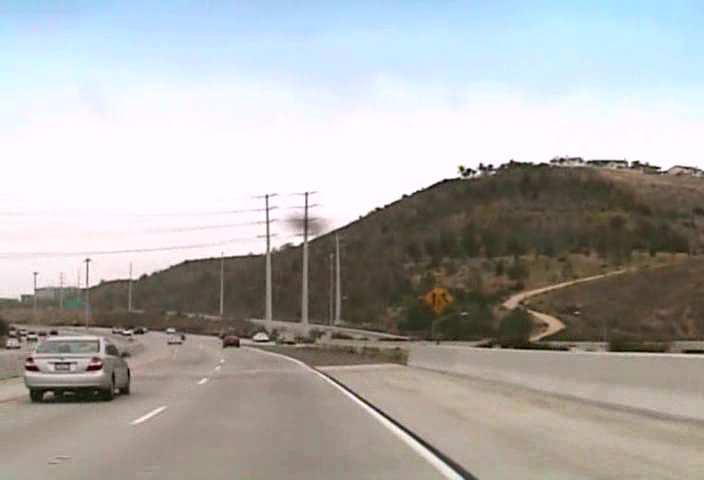
#> input picture all_eligible_signs/addedLane_1323821747.avi_image7.png, 704 x 480 px; its folder holds only this picture in this run
$ python dataset-cleanup.py   (older library calls are emulated)
#> lines starting #> are read from the running program, lines starting #| are printed output that depends on the picture; after the words box and inside, x2 and y2 are one past the last pixel; in counts of white or black regions, pixels touching at a corner belong together
#> further down, im is the input picture: shape (480, 704, 3); mean B, G, R 170.6, 172.9, 173.8
import cv2
import numpy as np
import os
from os.path import join
"""
    This is a one-time use script used to clean up our data
    set by filtering out images with poor performance.
    If an image has more than 7 bounding boxes, it puts it into
    a directory titled "bad-data", if it has less than 7
    bounding boxes, the image is shown with the contours to the
    user to be manually decided if it should remain as good
    data.  These images will be placed in a directory titled
    "good-data" lolz
"""
home_path = os.getcwd()
images_path = os.path.join(home_path, 'all_eligible_signs')

rejected = False

def brighten(im):
    im = np.float32(im)
    maxIntensity = 255.0
    x = np.arange(maxIntensity)
    phi = 1
    theta = 1
    out = (maxIntensity/phi)*(im/(maxIntensity/theta))*0.85
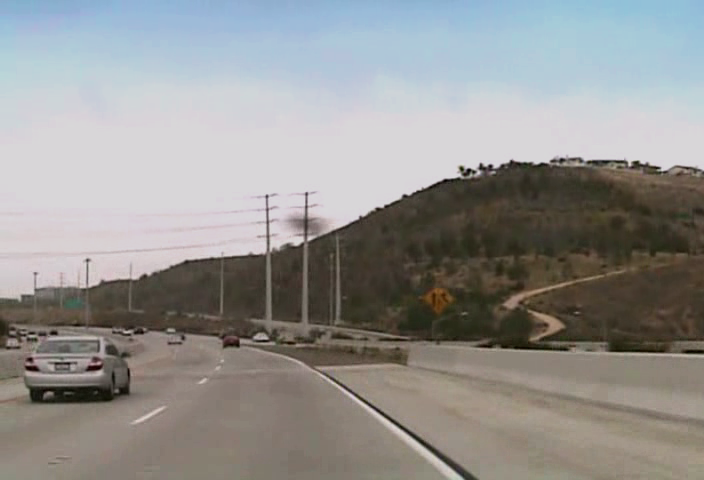
#> out: shape (480, 704, 3) float32; mean B, G, R 144.9, 146.9, 147.7
    out= np.uint8(out)
    return out

index = 0
for i in os.listdir(images_path):
    im = cv2.imread(os.path.join(images_path, i))
    if im is not None:
        image = im.copy()
        index += 1
        #run segmentation code
        image = brighten(image)

        lab = cv2.cvtColor(image, cv2.COLOR_BGR2LAB)
#> lab: shape (480, 704, 3); mean of channels 0, 1, 2 152.8, 128.3, 129.8
        lab[:, :, 0] = cv2.equalizeHist(lab[:, :, 0])
#> lab: shape (480, 704, 3); mean of channels 0, 1, 2 130, 128.3, 129.8
        clahe1 = cv2.createCLAHE(clipLimit=2.0, tileGridSize=(6, 6))
        clahe2 = cv2.createCLAHE(clipLimit=2.0, tileGridSize=(65, 65))
        lab[:, :, 0] = clahe2.apply(lab[:, :, 0])
#> lab: shape (480, 704, 3); mean of channels 0, 1, 2 146.4, 128.3, 129.8
        image = cv2.cvtColor(lab, cv2.COLOR_LAB2BGR)
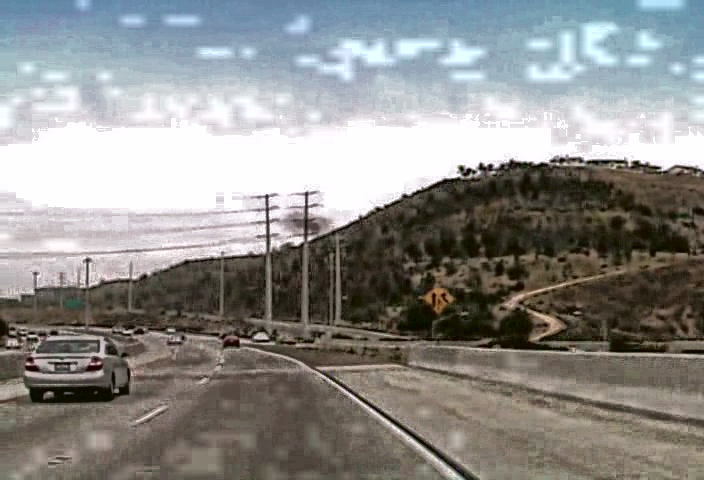
#> image: shape (480, 704, 3); mean B, G, R 138.8, 141.1, 141.7
        # im = global_contrast_normalization(im, 1, 10, 0.0000000001)
        hsv = cv2.cvtColor(image, cv2.COLOR_BGR2HSV)
#> hsv: shape (480, 704, 3); mean H, S, V 66.6, 53.1, 150.6

        hsv[:,:,1] = cv2.equalizeHist(hsv[:,:,1])
#> hsv: shape (480, 704, 3); mean H, S, V 66.6, 129.8, 150.6
        hsv[:, :, 1] = clahe1.apply(hsv[:,:,1])
#> hsv: shape (480, 704, 3); mean H, S, V 66.6, 119.5, 150.6
        image = cv2.cvtColor(hsv, cv2.COLOR_HSV2BGR)

        hsv_colors = {
            "yellow": ((np.array([18, 165, 25]), np.array([29, 255, 255]))),
            "red": ((np.array([0, 135, 0]), np.array([10, 255, 255])),
                    (np.array([169, 125, 0]), np.array([180, 255, 255])))
        }

        potential_signs = []
        for key, colors in hsv_colors.items():


            if key == "red":
                mask0 = cv2.inRange(hsv, colors[0][0], colors[0][1])
                mask1 = cv2.inRange(hsv, colors[1][0], colors[1][1])
                mask = mask0 + mask1
            else:
                mask = cv2.inRange(hsv, colors[0], colors[1])

            out = cv2.bitwise_and(image, image, mask=mask)
            blur = cv2.blur(out, (5, 5), 0)
            imgray = cv2.cvtColor(blur, cv2.COLOR_BGR2GRAY)
            ret, thresh = cv2.threshold(imgray, 0, 255, cv2.THRESH_OTSU)

            heir, contours, _ = cv2.findContours(thresh, cv2.RETR_EXTERNAL, cv2.CHAIN_APPROX_SIMPLE)


            for i, cnt in enumerate(contours):
                area = cv2.contourArea(cnt)

                if int(area) > 0:
                    epsilon = 0.000000000000000001 * cv2.arcLength(cnt, True)
                    approx = cv2.approxPolyDP(cnt, epsilon, True)
                    # [4 lines of commented-out code are left out]
                    if 150 < area < 3000:
                        x, y, w, h = cv2.boundingRect(cnt)
                        if key == "red":
                            cv2.rectangle(image, (x, y), (x + w, y + h), (0, 0, 255), 2)
                        else:
                            cv2.rectangle(image, (x, y), (x + w, y + h), (255,255,0), 2)
                        # potential_signs.append(np.array([x, y, w, h]))
                        potential_signs.append(image[y:(y + h), x:(x + w)])

            if len(potential_signs) > 30 or len(potential_signs) == 0:
                cv2.imwrite(home_path + '\\bad-data\\' + str(index) + ".jpg", im)
                cv2.destroyAllWindows()
                rejected = True
                break
#> this loop made 1 pass
#> ret on pass 1: 14
#> pass 1, `mask = cv2.inRange(hsv, colors[0], colors[1])`:
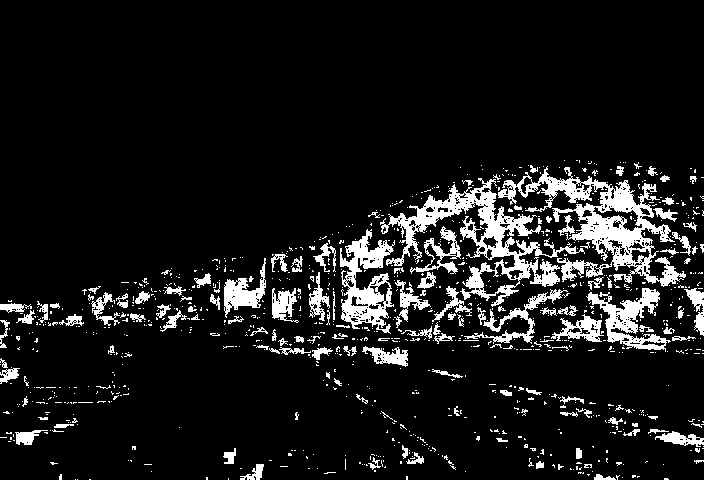
#> mask: shape (480, 704); 10% white; 984 white regions (849 under 20 px), largest, box (x1, y1, x2, y2) and area: (498, 166, 686, 287) 6405, (380, 178, 585, 307) 5923, (340, 229, 395, 334) 2725
#> pass 1, `out = cv2.bitwise_and(image, image, mask=mask)`:
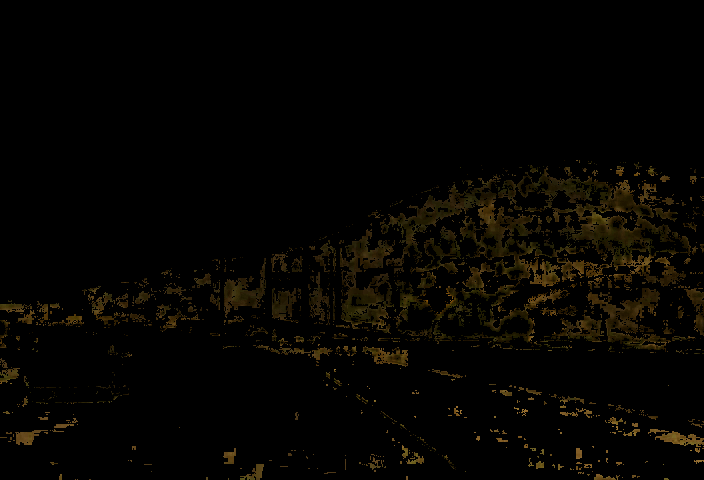
#> out: shape (480, 704, 3); mean B, G, R 1.1, 4.1, 5.5
#> pass 1, `imgray = cv2.cvtColor(blur, cv2.COLOR_BGR2GRAY)`:
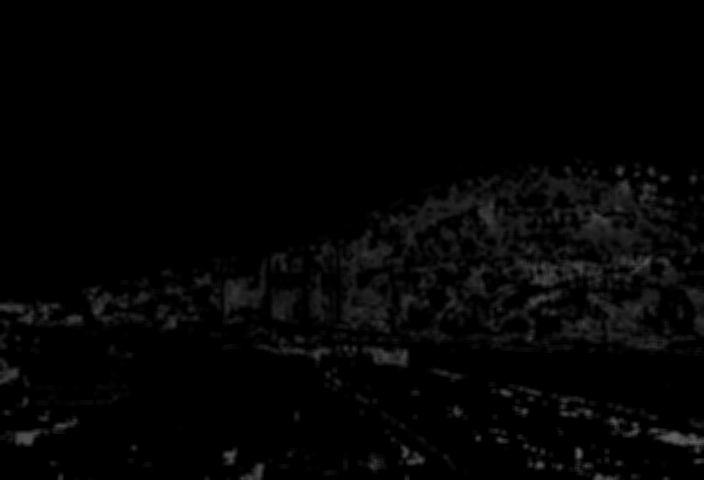
#> imgray: shape (480, 704); min 0, max 97, mean 4.2
#> after the loop:
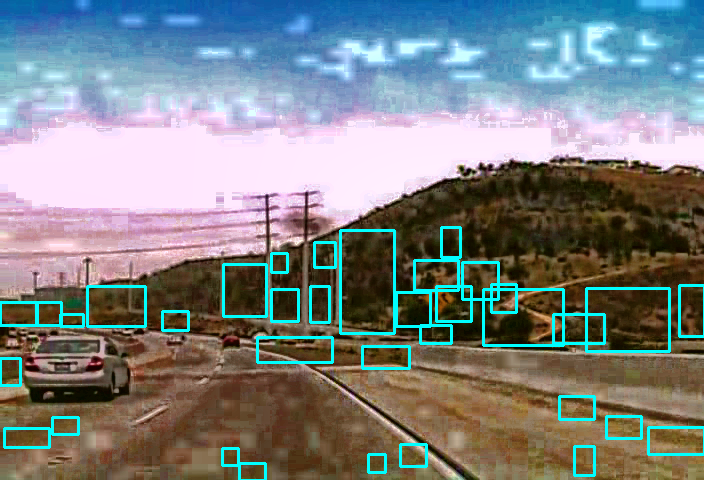
#> image: shape (480, 704, 3); mean B, G, R 131, 129.9, 123.7
#> after the loop:
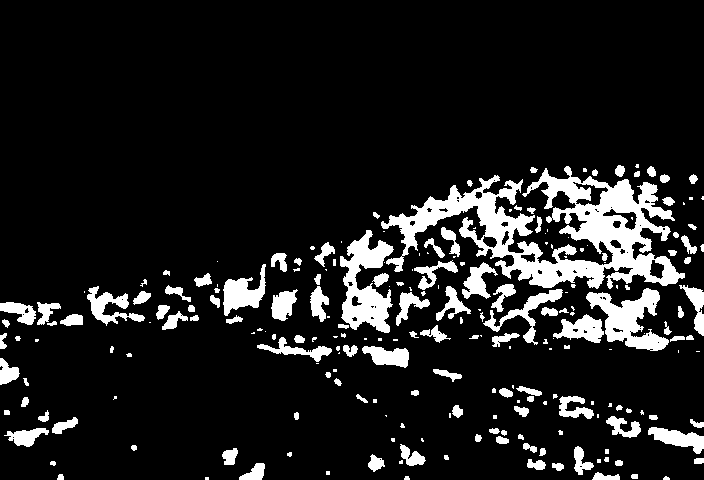
#> thresh: shape (480, 704); 11.9% white; 225 white regions (91 under 20 px), largest, box (x1, y1, x2, y2) and area: (381, 166, 685, 289) 14132, (340, 230, 394, 333) 2901, (586, 288, 669, 351) 2416
#> after the loop, potential_signs = 35 items

        if rejected == False:
            cv2.imshow("image", image)
            selection = cv2.waitKey(0)

            # selection = input("press 'g' to put this image in good-data or 'b' to"
            #                   " put this image in bad-data")
            cv2.destroyAllWindows()

            if selection == ord('g'):
                cv2.imwrite(home_path + '\\good-data\\' + str(index) + ".jpg", im)
                cv2.destroyAllWindows()
                selection = ""

            elif selection == ord('b'):
                cv2.imwrite(home_path + '\\bad-data\\' + str(index) + ".jpg", im)
                cv2.destroyAllWindows()
                selection = ""

        rejected = False

$ run again, on all_eligible_signs/merge_1323817276.avi_image6.png
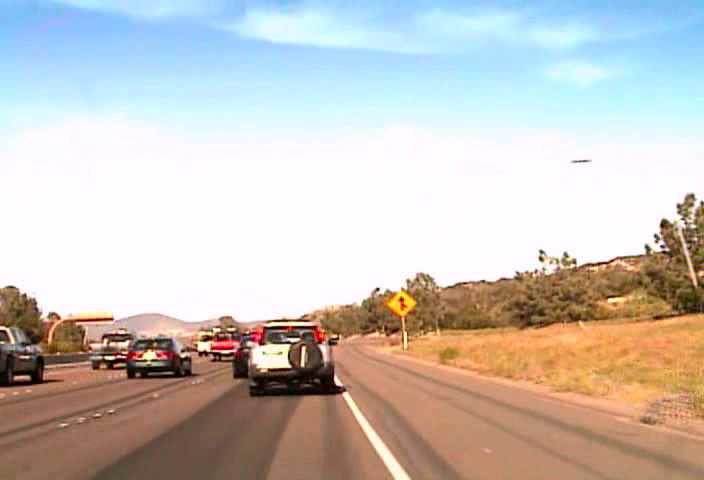
#> input picture all_eligible_signs/merge_1323817276.avi_image6.png, 704 x 480 px
#> im is the input picture: shape (480, 704, 3); mean B, G, R 189, 194.3, 201.1
#> the loop `for key, colors in hsv_colors.items():  ` made 2 passes
#> ret on passes 1 to 2: 29, 17
#> after the loop `for key, colors in hsv_colors.items():`:
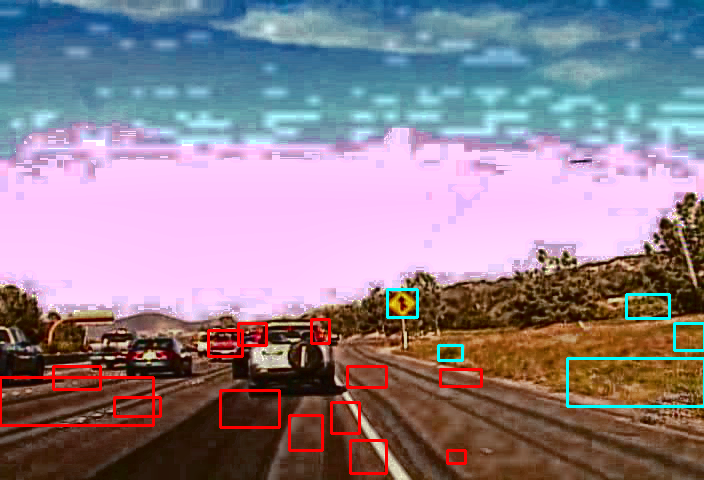
#> image: shape (480, 704, 3); mean B, G, R 141.7, 129.1, 143.5
#> after the loop `for key, colors in hsv_colors.items():`:
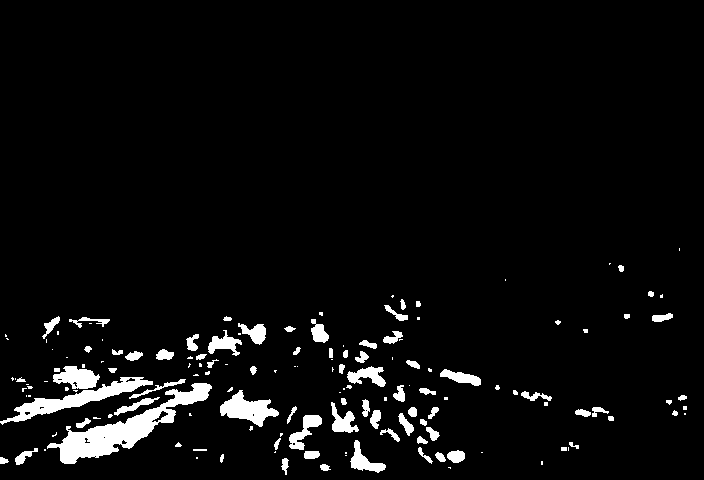
#> thresh: shape (480, 704); 4.7% white; 151 white regions (70 under 20 px), largest, box (x1, y1, x2, y2) and area: (47, 383, 212, 464) 3527, (0, 377, 153, 425) 1757, (220, 390, 279, 427) 1067
#> after the loop `for key, colors in hsv_colors.items():`: potential_signs = 18 items

$ run again, on all_eligible_signs/merge_1323821565.avi_image5.png
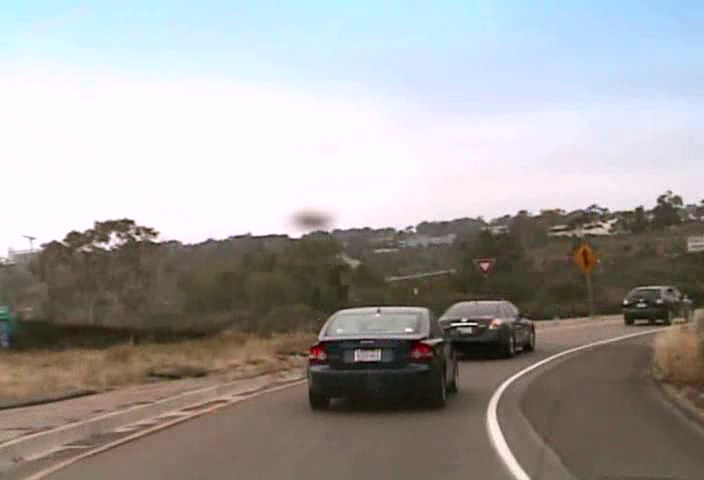
#> input picture all_eligible_signs/merge_1323821565.avi_image5.png, 704 x 480 px
#> im is the input picture: shape (480, 704, 3); mean B, G, R 158.5, 160.4, 163.4
#> the loop `for key, colors in hsv_colors.items():  ` made 2 passes
#> ret on passes 1 to 2: 14, 21
#> after the loop `for key, colors in hsv_colors.items():`:
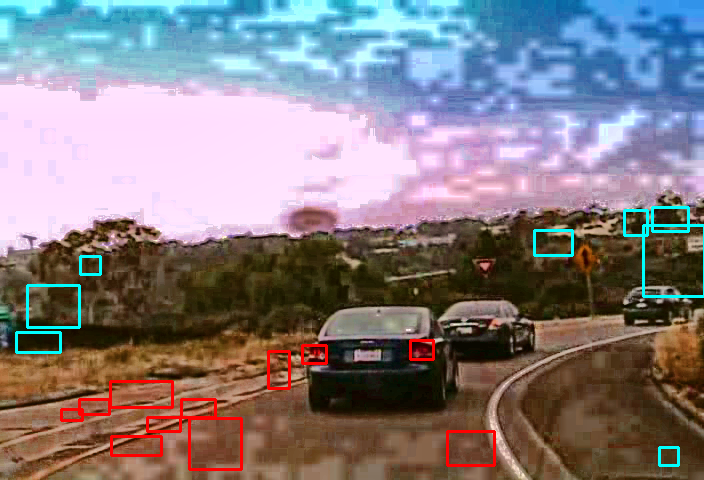
#> image: shape (480, 704, 3); mean B, G, R 129.7, 125.1, 132.8
#> after the loop `for key, colors in hsv_colors.items():`:
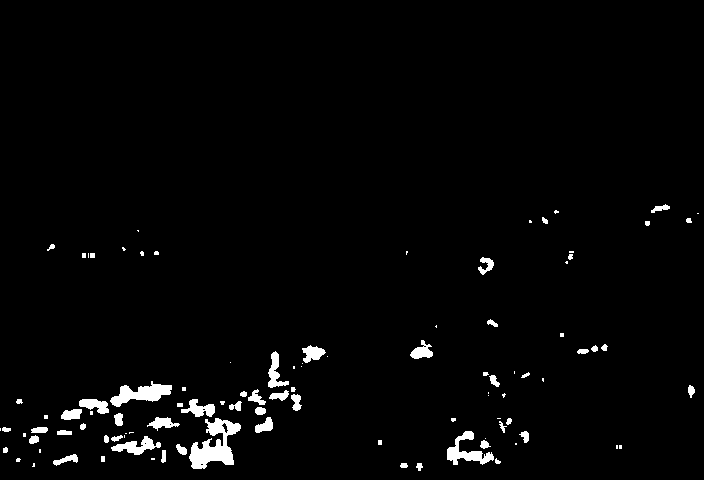
#> thresh: shape (480, 704); 2.3% white; 101 white regions (42 under 20 px), largest, box (x1, y1, x2, y2) and area: (189, 418, 241, 469) 1308, (110, 381, 172, 407) 775, (447, 431, 494, 465) 620
#> after the loop `for key, colors in hsv_colors.items():`: potential_signs = 19 items

$ run again, on all_eligible_signs/pedestrian_1323822830.avi_image0.png
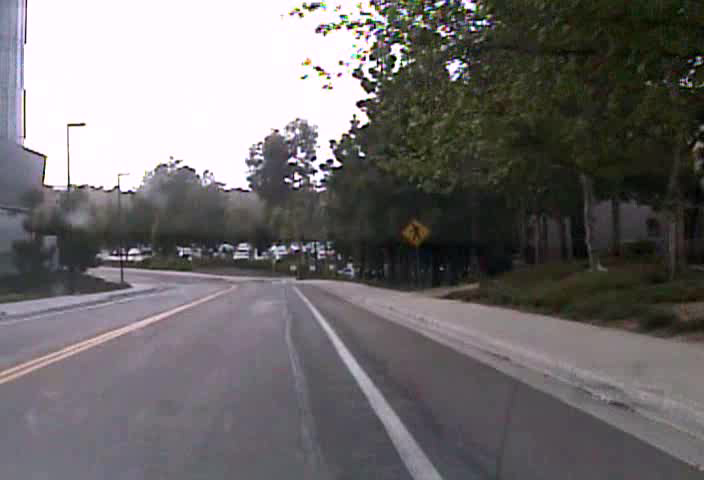
#> input picture all_eligible_signs/pedestrian_1323822830.avi_image0.png, 704 x 480 px
#> im is the input picture: shape (480, 704, 3); mean B, G, R 108.7, 108.2, 111.1
#> the loop `for key, colors in hsv_colors.items():  ` made 2 passes
#> ret on passes 1 to 2: 17, 40
#> after the loop `for key, colors in hsv_colors.items():`:
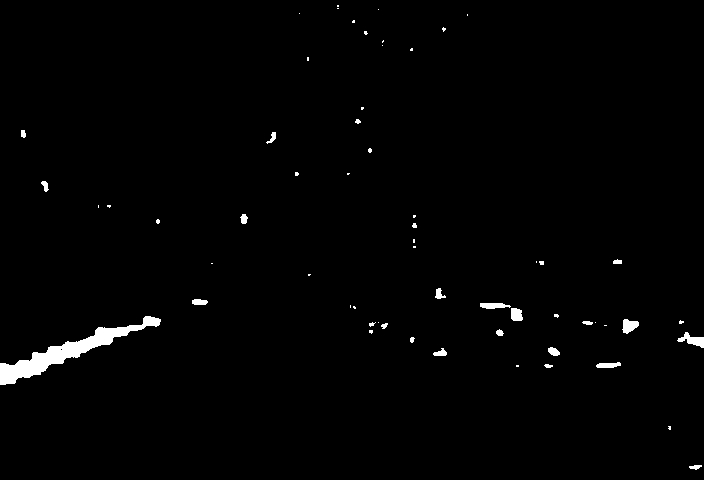
#> thresh: shape (480, 704); 1.2% white; 60 white regions (37 under 20 px), largest, box (x1, y1, x2, y2) and area: (0, 316, 161, 385) 2385, (677, 332, 704, 348) 203, (622, 319, 639, 334) 168
#> after the loop `for key, colors in hsv_colors.items():`: potential_signs = 14 items
